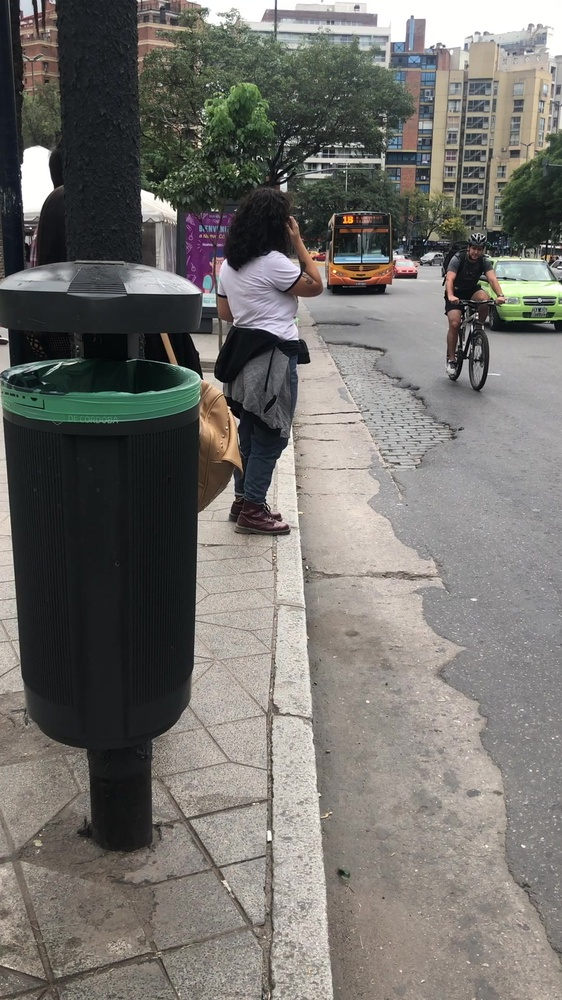
#> input picture test_images/IMG_0611_001.jpg, 562 x 1000 px, shrunk from 1080 x 1920 before the run
$ python color_spaces.py --image_path ../test_images   (older library calls are emulated)
#> lines starting #> are read from the running program, lines starting #| are printed output that depends on the picture
### utils.py
import os, sys, time, cv2

# --- CLASES VARIAS ---

class Timer():
    def __init__(self):
        self.init = 0
        self.end = 0

    def start(self):
        self.init = time.time()
        print("Inicio de analisis ...")

    def stop(self):
        self.end = time.time() - self.init
        print("Finalizacion de analisis en {}".format(self.toString(self.end)))

    def toString(self, a_time):
        return str(round(a_time // 60,2))+"m"+str(round(a_time % 60,2))+"s"


def loadImage(path_name):
    return cv2.imread(path_name)


def isEmpty(l):
    return (len(l) == 0)


def processInputPath(path, target_list):
    """
    Comprueba si <path> hace referencia a un archivo o a un directorio y
    devuelve una lista de sus respectivas direcciones absolutas.
    """
    path_list = []
    # target_list = [".jpg",".JPG",".png"]


    # Compruebo si es un archivo
    if os.path.isfile(path):
        path_list.append(os.path.join(os.getcwd(),path))

    # Compruebo si es un directorio
    elif os.path.isdir(path):

        # En caso de que se haya agregado / al final, lo retiro
        if path[-1] == "/":
            path = path[:-1]

        path_list = [   os.path.join(os.getcwd(),path+"/"+img) for img in os.listdir(path)
                            if os.path.splitext(img)[1] in target_list
                    ]
    else:
        sys.exit("Error: '{}'\n\tEl path de la carpeta o archivo es inexistente. Verifique e intente nuevamente".format(path))

    try:
        # Si las imagenes poseen como nombre solo numeros, las ordeno segun orden entero. Corrige ordenamiento 1,100,101,2 -> 1,2,100,101
        path_list = sorted(path_list, key=lambda file: int(os.path.splitext(os.path.basename(file))[0]))
    except:
        # Si la/s no poseen un numero de nombre, las ordeno de manera alfabetica
        path_list = sorted(path_list)

    return  path_list

### object_detection/color_spaces.py
# --- CONFIGURACION DE UBICACION PARA USO DE MODULOS ---

import sys

# Agrego al sys.path el directorio padre para importar modulos
sys.path.append("..")


# --- IMPORTS ---

from distutils.util import strtobool
from itertools import permutations as permut
import os, cv2, argparse, time
import numpy as np

# Mis modulos
from utils import processInputPath, loadImage


# --- CONSTANTES ---

CURRENT_PATH = os.path.dirname(os.path.abspath(__file__))
SAVE_FOLDER = os.path.join(CURRENT_PATH,"../images/color_spaces/")

# Mejores id de transformaciones (resultado de procces_dataset.py)

# First
BEST_TRANSFORMATIONS = [8,15,48,49,7,43,9,35,40,28,5,31,32,21,30] # top15
# [16 lines of commented-out code are left out]
COLOR_MANAGERS = {  0:("RGB",None,False,"rgb"),1:("RGB",None,True,"-rgb"),
                    2:("RGB",0,False,"r-rgb"),3:("RGB",0,True,"-r-rgb"),
                    4:("RGB",1,False,"g-rgb"),5:("RGB",1,True,"-g-rgb"),
                    6:("RGB",2,False,"b-rgb"),7:("RGB",2,True,"-b-rgb"),

                    8:(cv2.COLOR_RGB2HLS,None,False,"hls"),9:(cv2.COLOR_RGB2HLS,None,True,"-hls"),
                    10:(cv2.COLOR_RGB2HLS,0,False,"h-hls"),11:(cv2.COLOR_RGB2HLS,0,True,"-h-hls"),
                    12:(cv2.COLOR_RGB2HLS,1,False,"l-hls"),13:(cv2.COLOR_RGB2HLS,1,True,"-l-hls"),
                    14:(cv2.COLOR_RGB2HLS,2,False,"s-hls"),15:(cv2.COLOR_RGB2HLS,2,True,"-s-hls"),

                    16:(cv2.COLOR_RGB2HSV,None,False,"hsv"),17:(cv2.COLOR_RGB2HSV,None,True,"-hsv"),
                    18:(cv2.COLOR_RGB2HSV,1,False,"s-hsv"),19:(cv2.COLOR_RGB2HSV,1,True,"-s-hsv"),
                    20:(cv2.COLOR_RGB2HSV,2,False,"v-hsv"),21:(cv2.COLOR_RGB2HSV,2,True,"-v-hsv"),

                    22:(cv2.COLOR_RGB2LAB,None,False,"lab"),23:(cv2.COLOR_RGB2LAB,None,True,"-lab"),
                    24:(cv2.COLOR_RGB2LAB,0,False,"l-lab"),25:(cv2.COLOR_RGB2LAB,0,True,"-l-lab"),
                    26:(cv2.COLOR_RGB2LAB,1,False,"a-lab"),27:(cv2.COLOR_RGB2LAB,1,True,"-a-lab"),
                    28:(cv2.COLOR_RGB2LAB,2,False,"b-lab"),29:(cv2.COLOR_RGB2LAB,2,True,"-b-lab"),

                    30:(cv2.COLOR_RGB2YUV,None,False,"yuv"),31:(cv2.COLOR_RGB2YUV,None,True,"-yuv"),
                    32:(cv2.COLOR_RGB2YUV,0,False,"y-yuv"),33:(cv2.COLOR_RGB2YUV,0,True,"-y-yuv"),
                    34:(cv2.COLOR_RGB2YUV,1,False,"u-yuv"),35:(cv2.COLOR_RGB2YUV,1,True,"-u-yuv"),
                    36:(cv2.COLOR_RGB2YUV,2,False,"v-yuv"),37:(cv2.COLOR_RGB2YUV,2,True,"-v-yuv"),

                    38:(cv2.COLOR_RGB2YCrCb,None,False,"YCrCb"),39:(cv2.COLOR_RGB2YCrCb,None,True,"-YCrCb"),
                    40:(cv2.COLOR_RGB2YCrCb,1,False,"Cr-YCrCb"),41:(cv2.COLOR_RGB2YCrCb,1,True,"-Cr-YCrCb"),
                    42:(cv2.COLOR_RGB2YCrCb,2,False,"Cb-YCrCb"),43:(cv2.COLOR_RGB2YCrCb,2,True,"-Cb-YCrCb"),

                    44:(cv2.COLOR_RGB2Luv,None,False,"luv"),45:(cv2.COLOR_RGB2Luv,None,True,"-luv"),
                    46:(cv2.COLOR_RGB2Luv,1,False,"u-luv"),47:(cv2.COLOR_RGB2Luv,1,True,"-u-luv"),
                    48:(cv2.COLOR_RGB2Luv,2,False,"v-luv"),49:(cv2.COLOR_RGB2Luv,2,True,"-v-luv"),

                    50:("EDGES",None,False,"edges"),51:("EDGES",None,True,"-edges")
                }


# --- FUNCIONES PARA MANEJO DE NFORMACION DE TRANSFORMACIONES ---

def getTransfName(id):
    return COLOR_MANAGERS[id][3]


def getNumOfTransf():
    return len(COLOR_MANAGERS)


# --- FUNCIONES GENERADORAS DE TRANSFORMACIONES DE IMAGENES ---

def invertImg(img):
    # Nota: Esto lo puedo generalizar de la siguiente forma debido a que todas las conversiones
    #       de espacios de colores que realiza opencv, mapea a un rango de valores de 0-255.
    return (255-img)


# [24 lines left out: function imgToEdges, not called in this run]


def imgToTransf(img, id_transf, one_channel=False):
    """
    Input:
        img = Imagen a transformar
        id_transf = id de transformacion de interes

    Output:
        new_img: Nueva imagen producto de aplicarle la transformacion numero <id_transf> a <img>

    NOTA:   Si flag <one_channel> == True, <new_img> sera solo una imagen de un canal (ie. una dim)
            Si flag <one_channel> == False, <new_img> repetira la trasformacion en los 3 canales. (ie. tres dim).
    """

    color_space = COLOR_MANAGERS[id_transf][0]
    ch = COLOR_MANAGERS[id_transf][1]
    invert = COLOR_MANAGERS[id_transf][2]

    new_img = img.copy()

    if color_space != "EDGES" and color_space != "RGB":
        if ch != None:
                new_img = cv2.cvtColor(new_img,color_space)[:,:,ch]
                if not one_channel:
                    new_img = cv2.cvtColor(new_img,cv2.COLOR_GRAY2RGB)
        else:
            new_img = cv2.cvtColor(new_img,color_space)

    elif color_space == "EDGES":
        new_img = imgToEdges(new_img)

    elif color_space == "RGB":
        if ch != None:
            new_img = new_img[:,:,ch]
            if not one_channel:
                new_img = cv2.cvtColor(new_img,cv2.COLOR_GRAY2RGB)


    if invert:
        new_img = invertImg(new_img)

    return new_img


# --- FUNCION PARA MANEJO Y GENERACION DE FUSIONES DE CANALES ---

# [49 lines left out: function getFuseAndPermut3Channels, not called in this run]


# --- FUNCION PARA MANEJO Y OBTENCION DE TRANSFORMACIONES ---

def getTransformations(img_list, show=False, save=False):

    assert(type(img_list) == list)

    transf_list = []

    for img in img_list:

        # Lista de ids de seleccion de transformaciones de interes
        transf_ids = BEST_TRANSFORMATIONS

        # Lista de todas las transformaciones
        # transf_ids = list(range(getNumOfTransf()))

        for id in transf_ids:
            t = imgToTransf(img, id, one_channel=False)
            transf_list.append((id,t))

            if show:
                cv2.namedWindow('Trans',cv2.WINDOW_NORMAL)
                cv2.imshow("Trans", t)
                cv2.waitKey(0)

            if save:
                name = (time.asctime().strip().replace(" ", "").replace(":", ""))
                name = name+"_"+getTransfName(id)+".png"
                cv2.imwrite(os.path.join(SAVE_FOLDER,name),t)
                print(name)
                time.sleep(1)

    return transf_list


# --- FUNCIONES AUXILIARES ---

def getArguments():
    ap = argparse.ArgumentParser(description='Transformaciones de imagen')
    ap.add_argument("-i","--image_path", required=True, type=str, help="Path de imagen o directorio")
    ap.add_argument("-save", "--save", default="False", type=str, help="Guardar salida en directorio <../image/color_spaces>. (Default: False)")
    ap.add_argument("-show", "--show", default="False", type=str, help="Muestro cada transformacion individual. (Default: False)")
    return vars(ap.parse_args())


# --- FUNCION PRINCIPAL MAIN ---

if __name__ == '__main__':

    args = getArguments()


    # Creo lista de imagenes para porcesar
    img_list = [loadImage(img_path) for img_path in processInputPath(args["image_path"], target_list=[".jpg", ".JPG", ".png"])]
#> in loadImage, returned value is the input picture: shape (1000, 562, 3); mean B, G, R 108.9, 113.2, 115.4
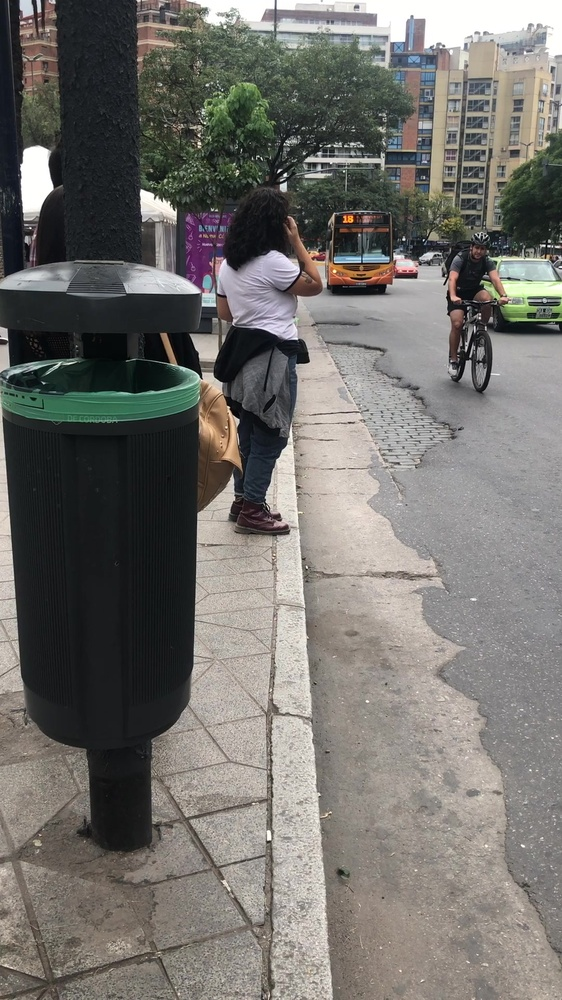
#> input picture test_images/IMG_0611_002.jpg, 562 x 1000 px, shrunk from 1080 x 1920 before the run
#> in loadImage, returned value is the input picture: shape (1000, 562, 3); mean B, G, R 108.9, 113.2, 115.4
#> img_list = 2 items

    # Obtengo transformaciones
    getTransformations(img_list, show=strtobool(args["show"]), save=strtobool(args["save"]))
#> the loop in getTransformations, `for img in img_list:` made 2 passes
#> transf_ids on passes 1 to 2: [8, 15, 48, 49, 7, 43, 9, 35, 40, 28, 5, 31, 32, 21, 30], [8, 15, 48, 49, 7, 43, 9, 35, 40, 28, 5, 31, 32, 21, 30]
#> pass 1, in imgToTransf (call 2), `new_img = cv2.cvtColor(new_img,color_space)[:,:,ch]`:
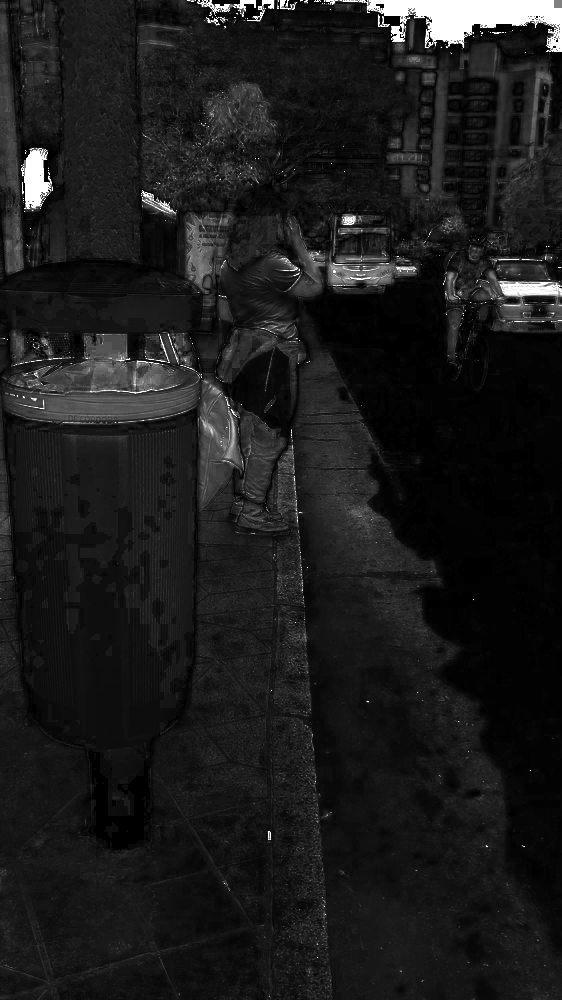
#> new_img: shape (1000, 562); min 0, max 255, mean 27.6
#> pass 1, in imgToTransf (call 2), `new_img = invertImg(new_img)`:
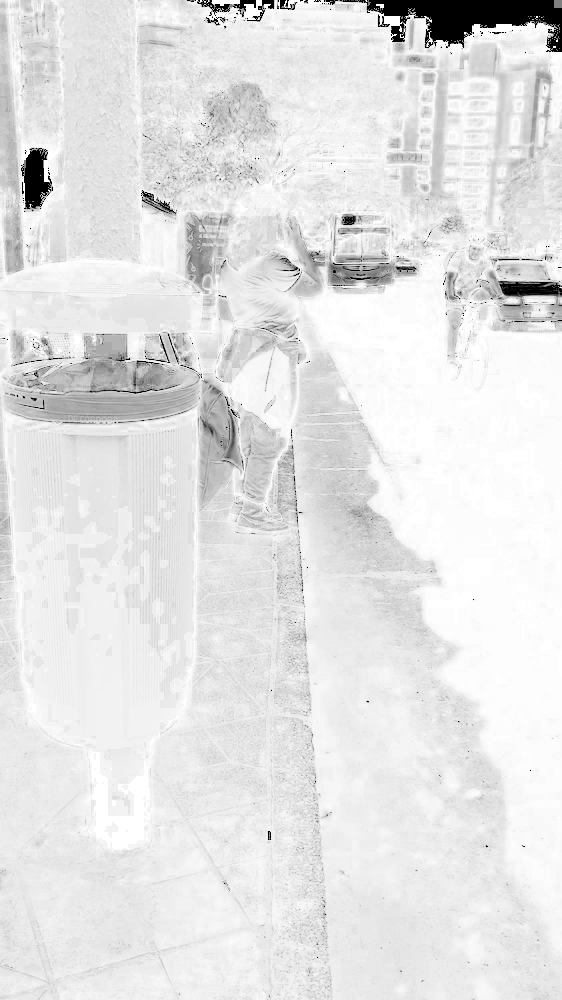
#> new_img: shape (1000, 562, 3); min 0, max 255, mean 227.4
#> after the loop in getTransformations, `for img in img_list:`: transf_list = 30 items

    # Obtengo todas las fusiones que me otorgan los canales de interes (en este caso [13,26,36])
    #getFuseAndPermut3Channels(img_list, [13,26,36], show = strtobool(args["show"]), save = strtobool(args["save"]))
